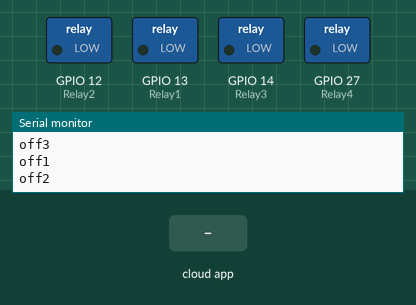
Recording of a sketch running on a simulated ESP8266 (NodeMCU). Parts: switched loads named in the sketch (green lamp = pin HIGH), the last lines printed to the serial monitor. The test bench sets the inputs (shaded band). WiFi joins after 1.5 s; servers stay silent unless stated; the Firebase database answers and starts empty.

Above: at 2.7 s.
2.8 s: the phone or cloud app sets Led3Status to 1
At 4.0 s:
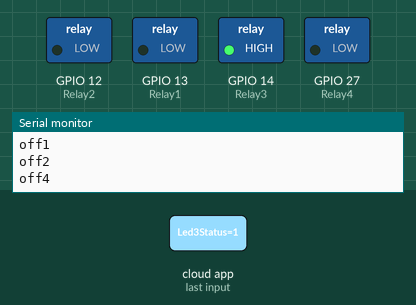
4.3 s: the phone or cloud app sets Led1Status to 1
At 6.0 s:
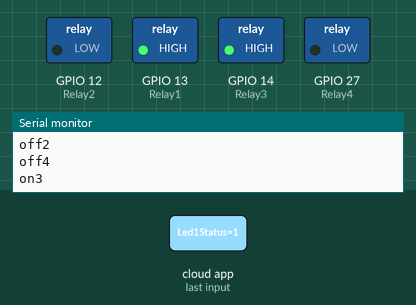
6.3 s: the phone or cloud app sets Led2Status to 1
At 7.1 s:
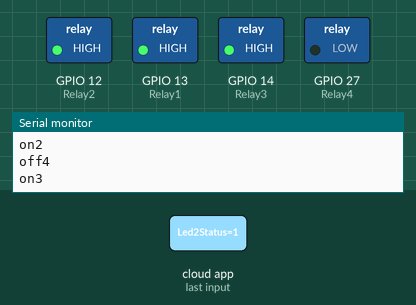
8.2 s: the phone or cloud app sets Led4Status to 1
At 9.3 s:
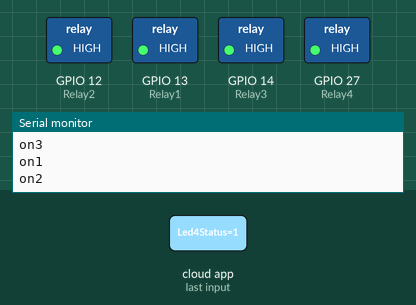
10.2 s: the phone or cloud app sets Led3Status to 0
At 11.4 s:
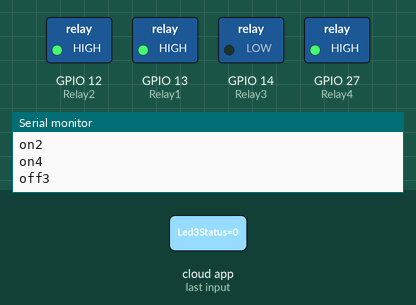
12.1 s: the phone or cloud app sets Led1Status to 0
At 13.6 s:
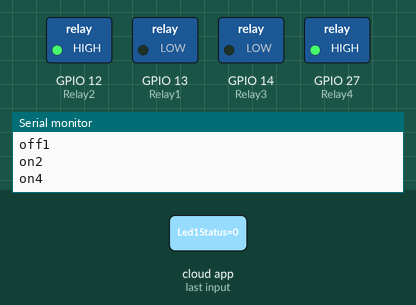
Timing chart, 0 to 15.1 s (numbered marks = the images above; inputs shaded):
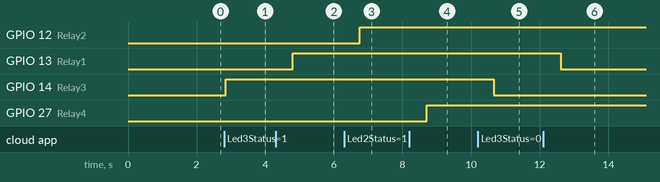

Measured:
- after the input at 2.8 s, GPIO 14 (Relay3): LOW → HIGH after 0.05 s
- after the input at 4.3 s, GPIO 13 (Relay1): LOW → HIGH after 0.51 s
- after the input at 6.3 s, GPIO 12 (Relay2): LOW → HIGH after 0.46 s
- after the input at 8.2 s, GPIO 27 (Relay4): LOW → HIGH after 0.51 s
- after the input at 10.2 s, GPIO 14 (Relay3): HIGH → LOW after 0.46 s
- after the input at 12.1 s, GPIO 13 (Relay1): HIGH → LOW after 0.52 s

The sketch:

button.ino
```cpp
#include <Arduino.h>
#include <Firebase_ESP_Client.h>
#if defined(ESP32)
#include <WiFi.h>
#elif defined(ESP8266)
#include <ESP8266WiFi.h>
#endif

#include "addons/TokenHelper.h"

#include "addons/RTDBHelper.h"

#define WIFI_SSID "POCO" // your wifi SSID
#define WIFI_PASSWORD "09091998" //your wifi PASSWORD


#define Relay1 13         //output1
#define Relay2 12         //output2
#define Relay3 14         //output3
#define Relay4 27         //output4

#define API_KEY "AIzaSyCGyqwUB69LlACJM1myPAWnO3gZI_g1RpE"   // change here
#define DATABASE_URL "https://espbutton-3744e-default-rtdb.firebaseio.com/"  // change here
FirebaseData fbdo;
FirebaseAuth auth;
FirebaseConfig config;

unsigned long sendDataPrevMillis = 0;
int intValue;
float floatValue;
bool signupOK = false;

void setup ()
{
  pinMode(Relay1, OUTPUT);
  pinMode(Relay2, OUTPUT);
  pinMode(Relay3, OUTPUT);
  pinMode(Relay4, OUTPUT);
  Serial.begin(115200);
  // connect to wifi.
  WiFi.begin(WIFI_SSID, WIFI_PASSWORD);
  Serial.print("connecting");
  while (WiFi.status() != WL_CONNECTED) {
    Serial.print(".");
    delay(500);
  }
  Serial.println();
  Serial.print("connected: ") ;
  Serial.println(WiFi.localIP());

  config.api_key = API_KEY;

  config.database_url = DATABASE_URL;
  if (Firebase.signUp(&config, &auth, "", "")) {
    Serial.println("ok");
    signupOK = true;
  }
  else {
    Serial.printf("%s\n", config.signer.signupError.message.c_str());
  }

  /* Assign the callback function for the long running token generation task */
  config.token_status_callback = tokenStatusCallback; //see addons/TokenHelper.h

  Firebase.begin(&config, &auth);
  Firebase.reconnectWiFi(true);
}
void loop ()
{
   if (Firebase.ready() && signupOK ){
  sendDataPrevMillis = millis();

  if(Firebase.RTDB.getString(&fbdo, "/Led3Status"))
  {
    String ledstatus = fbdo.stringData();
    if(ledstatus.toInt() == 1){
      Serial.println("on3");
      digitalWrite(Relay3,HIGH);

    }
    else {
      Serial.println("off3");
      digitalWrite(Relay3,LOW);
    }
  }
  else{
    Serial.print("Error in getInt, ");
    Serial.println(fbdo.errorReason());
  }
  if(Firebase.RTDB.getString(&fbdo, "/Led1Status")){
    String ledstatus1 = fbdo.stringData();
    if(ledstatus1.toInt() == 1){
      Serial.println("on1");
        digitalWrite(Relay1,HIGH);
    }
    else {
      Serial.println("off1");
        digitalWrite(Relay1,LOW);
    }
  }
  else{
    Serial.print("Error in getInt, ");
    Serial.println(fbdo.errorReason());
  }
  if(Firebase.RTDB.getString(&fbdo, "/Led2Status")){
    String ledstatus2 = fbdo.stringData();
    if(ledstatus2.toInt() == 1){
      Serial.println("on2");
        digitalWrite(Relay2,HIGH);
    }
    else {
      Serial.println("off2");
        digitalWrite(Relay2,LOW);
    }
  }
  else{
    Serial.print("Error in getInt, ");
    Serial.println(fbdo.errorReason());
  }
  if(Firebase.RTDB.getString(&fbdo, "/Led4Status")){
    String ledstatus3 = fbdo.stringData();
    if(ledstatus3.toInt() == 1){
      Serial.println("on4");
        digitalWrite(Relay4,HIGH);
    }
    else {
      Serial.println("off4");
        digitalWrite(Relay4,LOW);
    }
  }
  else{
    Serial.print("Error in getInt, ");
    Serial.println(fbdo.errorReason());
  }
   }
}
```
